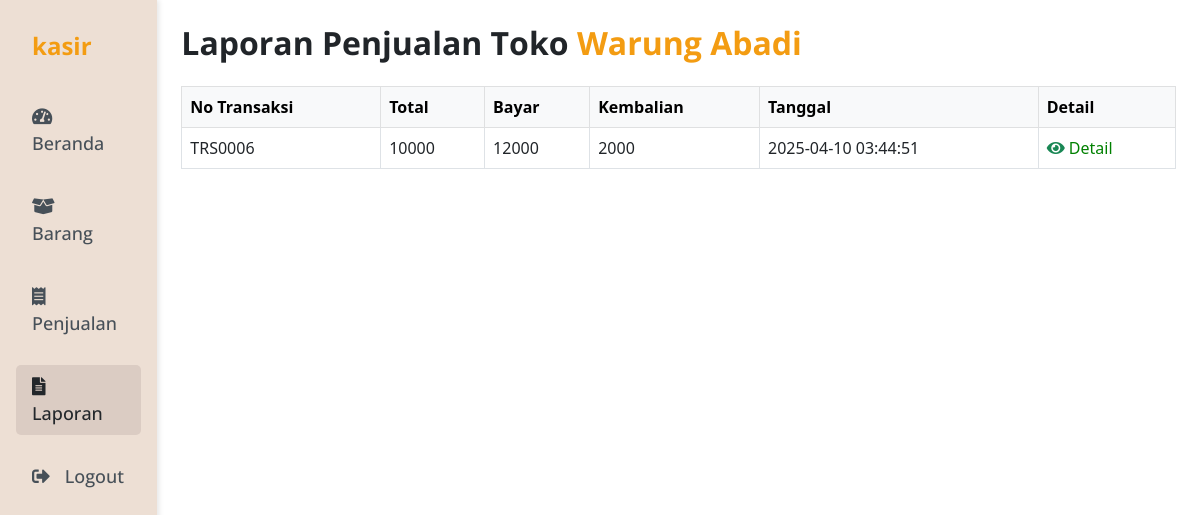
The page /pages/laporan/laporan.php (signed in) on the database its author committed.
### tables this page shows
CREATE TABLE `thtransaksi` (
  `no_trans` varchar(50) NOT NULL,
  `id_user` int(11) NOT NULL,
  `tanggal` timestamp NOT NULL DEFAULT current_timestamp() ON UPDATE current_timestamp(),
  `total` int(11) NOT NULL,
  `bayar` int(11) NOT NULL,
  `kembalian` int(11) NOT NULL
);

### includes/functions.php (called while the page is built, shortened)
<?php
require 'config.php';
function query($query)
{
    global $conn;
    $result = mysqli_query($conn, $query);
    $rows = [];
    while ($row = mysqli_fetch_assoc($result)) {
        $rows[] = $row;
    }
    return $rows;
}

### pages/laporan/laporan.php (the view, shortened to what this page needs)
<?php
require '../../includes/functions.php';
$id_user = $_SESSION['id_userS'];
$transaksi = query("SELECT * FROM thtransaksi WHERE id_user = '$id_user' ORDER BY tanggal DESC");
?>
<!DOCTYPE html>
<html lang="en">
<head>
    <link rel="stylesheet" href="../../assets/styles/css/bootstrap.min.css">
    <link rel="stylesheet" href="../../assets/styles/style.css">
    <link rel="stylesheet" href="../../assets/fonts/fontawesome-free/css/all.min.css" type="text/css">
</head>
<body>
    <div class="d-flex w-100">
        <div class="sidebar p-3 w-35" id="sidebar">
            <div class="user-profile">
                <h4 class="katabold p-3"> <span class="text-session fw-bold"><?= $_SESSION['usernameS']; ?></h4>
            </div>
            <nav class="nav flex-column">
                <a class="nav-link katamedium" href="../index.php">
                    <i class="fas fa-tachometer-alt"></i>
                    Beranda
                </a>
                <a class="nav-link katamedium" href="../barang/barang.php">
                    <i class="fas fa-box-open"></i>
                    Barang
                </a>
                <a class="nav-link katamedium" href="../penjualan/penjualan.php">
                    <i class="fas fa-receipt"></i>
                    Penjualan
                </a>
                <a class="nav-link active katamedium" href="laporan.php">
                    <i class="fas fa-file-alt"></i>
                    Laporan
                </a>
                <a class="nav-link katamedium" href="../logout.php">
                    <i class="fas fa-sign-out-alt"></i>
                    Logout
                </a>
            </nav>
        </div>
        <div class="container p-4 w-65">
            <h2 class="katabold mb-4 fs-2">Laporan Penjualan Toko <span
                    class="text-session fw-bold"><?= $_SESSION['nama_tokoS'] ?>
                </span></h2>
            <?php if (empty($transaksi)) :
                echo "<p>Tidak ada transaksi yang ditemukan.</p>"; ?>
            <?php else :  ?>
                <table class="table table-bordered">
                    <thead class="table-light">
                        <tr>
                            <th scope="col">No Transaksi</th>
                            <th scope="col">Total</th>
                            <th scope="col">Bayar</th>
                            <th scope="col">Kembalian</th>
                            <th scope="col">Tanggal</th>
                            <th scope="col">Detail</th>
                        </tr>
                    </thead>
                    <?php foreach ($transaksi as $trans) :
                        $notrans = $trans['no_trans']; ?>
                        <tbody>
                            <tr>
                                <td><?= $trans['no_trans']; ?></td>
                                <td><?= $trans['total']; ?></td>
                                <td><?= $trans['bayar']; ?></td>
                                <td><?= $trans['kembalian']; ?></td>
                                <td><?= $trans['tanggal']; ?></td>
                                <td><a href='detail.php?no_trans=<?= $notrans; ?>'
                                        style="text-decoration: none; color: green;"><i class="fas fa-eye link-success"></i>
                                        Detail</a>
                                </td>
                            </tr>
                        </tbody>
                    <?php endforeach; ?>
                </table>
            <?php endif; ?>
        </div>
    </div>
</body>
</html>

### assets/styles/style.css (style rules this page uses)
.katabold { font-family: opensansbold; }
.katamedium { font-family: opensansmedium; }
.sidebar { background-color: #EDDFD4; min-height: 100vh; box-shadow: 2px 0 5px rgba(0, 0, 0, 0.1); padding-top: 20px; }
.sidebar .nav-link { color: #475058; font-size: 18px; margin: 10px 0; }
.sidebar .nav-link.active { background-color: #DBCCC3; color: #23272b; border-radius: 5px; }
.sidebar .nav-link i { margin-right: 10px; }
.text-session { color: #F39C12 !important; }

### rows shown on the page
thtransaksi: no_trans "TRS0006", total "10000", bayar "12000", kembalian "2000", tanggal "2025-04-10 03:44:51"

### other values the page prints
$_SESSION['usernameS'] "kasir"
$_SESSION['nama_tokoS'] "Warung Abadi"
